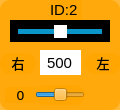
    <widget class="QWidget" name="widget_id2" native="true">
     <property name="geometry">
      <rect>
       <x>160</x>
       <y>50</y>
       <width>120</width>
       <height>110</height>
      </rect>
     </property>
     <property name="styleSheet">
      <string notr="true">background-color: rgb(255, 165, 0, 200);
border-radius:10px;</string>
     </property>
     <widget class="QLabel" name="label_ID2">
      <property name="geometry">
       <rect>
        <x>50</x>
        <y>0</y>
        <width>32</width>
        <height>20</height>
       </rect>
      </property>
      <property name="font">
       <font>
        <family>Arial</family>
        <pointsize>11</pointsize>
       </font>
      </property>
      <property name="styleSheet">
       <string notr="true">background-color: rgb(255, 255, 255， 0);
border-radius:0px;</string>
      </property>
      <property name="text">
       <string>ID:2</string>
      </property>
     </widget>
     <widget class="QSlider" name="horizontalSlider_pulse_2">
      <property name="geometry">
       <rect>
        <x>10</x>
        <y>20</y>
        <width>100</width>
        <height>22</height>
       </rect>
      </property>
      <property name="autoFillBackground">
       <bool>false</bool>
      </property>
      <property name="styleSheet">
       <string notr="true">QSlider{
	border-radius:0px;
	 background-color: rgb(0, 0, 0);
}

QSlider::handle {/*设置中间的那个滑动的键*/                           
    border: 10px solid rgb(255, 255, 255)
}
QSlider::handle:horizontal{
    width: -1px;
    margin: -4px; /* height */
}
QSlider::groove{
    background: rgb(10, 150, 200);
}
QSlider::groove:horizontal {
    height: 5px; 
	left:8px; right: 8px;
}</string>
      </property>
      <property name="minimum">
       <number>50</number>
      </property>
      <property name="maximum">
       <number>950</number>
      </property>
      <property name="pageStep">
       <number>1</number>
      </property>
      <property name="value">
       <number>500</number>
      </property>
      <property name="orientation">
       <enum>Qt::Horizontal</enum>
      </property>
     </widget>
     <widget class="QLineEdit" name="lineEdit_2">
      <property name="geometry">
       <rect>
        <x>40</x>
        <y>50</y>
        <width>41</width>
        <height>25</height>
       </rect>
      </property>
      <property name="font">
       <font>
        <family>Arial</family>
        <pointsize>11</pointsize>
       </font>
      </property>
      <property name="autoFillBackground">
       <bool>false</bool>
      </property>
      <property name="styleSheet">
       <string notr="true">background-color: rgb(255, 255, 255);
border-radius:0px;</string>
      </property>
      <property name="text">
       <string>500</string>
      </property>
      <property name="alignment">
       <set>Qt::AlignCenter</set>
      </property>
      <property name="readOnly">
       <bool>false</bool>
      </property>
     </widget>
     <widget class="QLabel" name="label_right_1">
      <property name="geometry">
       <rect>
        <x>0</x>
        <y>53</y>
        <width>36</width>
        <height>21</height>
       </rect>
      </property>
      <property name="font">
       <font>
        <family>黑体</family>
        <pointsize>10</pointsize>
       </font>
      </property>
      <property name="styleSheet">
       <string notr="true">background-color: rgb(255, 255, 255， 0);</string>
      </property>
      <property name="text">
       <string>&lt;html&gt;&lt;head/&gt;&lt;body&gt;&lt;p align=&quot;center&quot;&gt;右&lt;/p&gt;&lt;/body&gt;&lt;/html&gt;</string>
      </property>
      <property name="alignment">
       <set>Qt::AlignCenter</set>
      </property>
     </widget>
     <widget class="QLabel" name="label_d2">
      <property name="geometry">
       <rect>
        <x>5</x>
        <y>87</y>
        <width>31</width>
        <height>16</height>
       </rect>
      </property>
      <property name="font">
       <font>
        <family>DejaVu Sans</family>
        <pointsize>10</pointsize>
       </font>
      </property>
      <property name="styleSheet">
       <string notr="true">background-color: rgb(255, 255, 255， 0);</string>
      </property>
      <property name="text">
       <string>0</string>
      </property>
      <property name="textFormat">
       <enum>Qt::AutoText</enum>
      </property>
      <property name="alignment">
       <set>Qt::AlignCenter</set>
      </property>
     </widget>
     <widget class="QLabel" name="label_left_1">
      <property name="geometry">
       <rect>
        <x>85</x>
        <y>53</y>
        <width>36</width>
        <height>21</height>
       </rect>
      </property>
      <property name="font">
       <font>
        <family>黑体</family>
        <pointsize>10</pointsize>
       </font>
      </property>
      <property name="styleSheet">
       <string notr="true">background-color: rgb(255, 255, 255， 0);</string>
      </property>
      <property name="text">
       <string>&lt;html&gt;&lt;head/&gt;&lt;body&gt;&lt;p align=&quot;center&quot;&gt;左&lt;/p&gt;&lt;/body&gt;&lt;/html&gt;</string>
      </property>
      <property name="alignment">
       <set>Qt::AlignCenter</set>
      </property>
     </widget>
     <widget class="QSlider" name="horizontalSlider_dev_2">
      <property name="geometry">
       <rect>
        <x>35</x>
        <y>85</y>
        <width>50</width>
        <height>20</height>
       </rect>
      </property>
      <property name="styleSheet">
       <string notr="true">background-color: rgb(255, 255, 255， 0);</string>
      </property>
      <property name="minimum">
       <number>-125</number>
      </property>
      <property name="maximum">
       <number>125</number>
      </property>
      <property name="pageStep">
       <number>1</number>
      </property>
      <property name="orientation">
       <enum>Qt::Horizontal</enum>
      </property>
     </widget>
    </widget>
